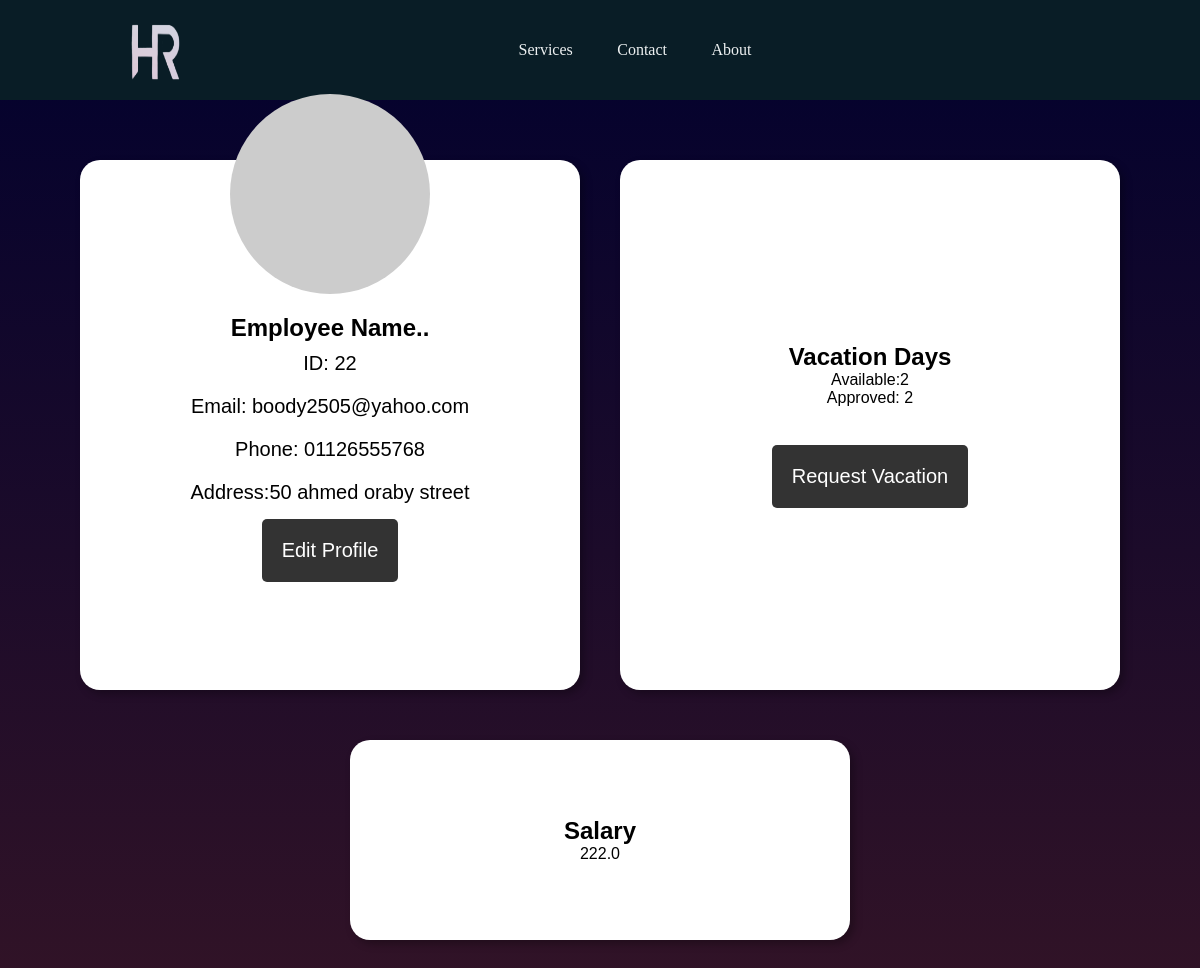
The app's page /profile/11/, older data.
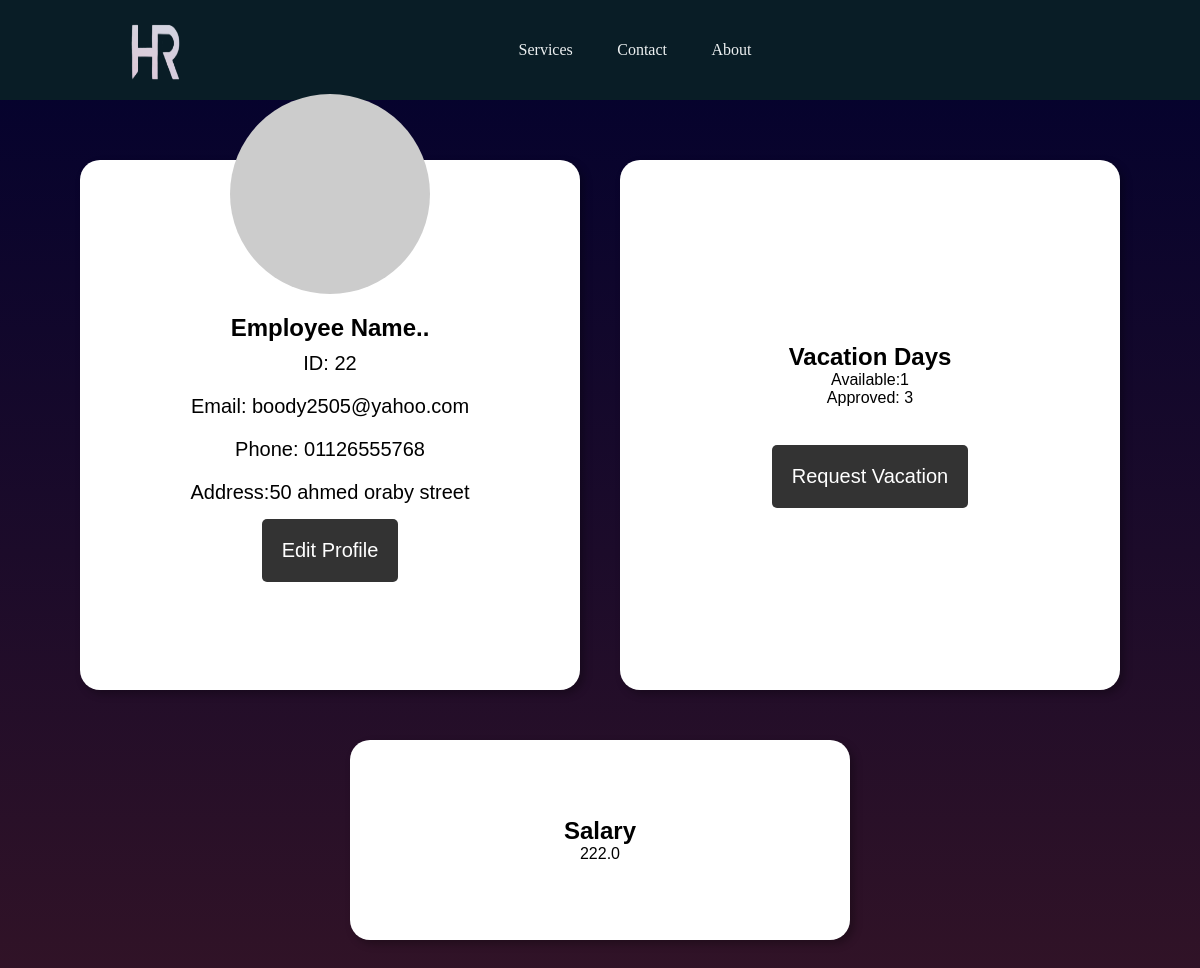
The same page, newer data.
### HR/models.py (models this page shows, shortened)
class Employee(models.Model)  :
    email       =models.EmailField(verbose_name="email", max_length=50,unique=True)
    accId       =models.IntegerField(default=0,unique=True)
    Name    =models.CharField(max_length=20)
    address    =models.CharField(max_length=500,null=True)
    GENDER_CHOICES = (
        ('M', 'Male'),
        ('F', 'Female')
    )
    gender = models.CharField(max_length=1,null=True,choices=GENDER_CHOICES)
    salary      =models.FloatField(default=0,verbose_name="Salary")
    phone       =models.CharField(max_length=11, verbose_name="Phone_Number",null=True)
    Birth_date         =models.DateField(null=True)
    availableVac=models.IntegerField(default=0)
    approvedVac =models.IntegerField(default=0)

### HR/views.py (the view)
# urls.py: path("profile/<int:pk>/", profile_view.as_view(), name="profile"),
class profile_view(DetailView):
    template_name = "profile.html"
    model = Employee
    context_object_name = "employee"

### templates/profile.html (shortened to what this page needs)
{%extends 'base.html'%}
{%load static%}
	{%block content%}
	<head>
		<link rel="stylesheet" href="{%static 'css/profiles.css'%}">
		<link rel="stylesheet" href="{%static 'css/sideNavBar.css'%}">
		<link rel="stylesheet" href="/website Pages/Authentication pages/nav bar/navBarStyle.css">
		<link rel="stylesheet" href="https://cdnjs.cloudflare.com/ajax/libs/font-awesome/4.7.0/css/font-awesome.min.css">
		<link rel="stylesheet" href="https://cdnjs.cloudflare.com/ajax/libs/font-awesome/6.4.0/css/all.min.css"
 />
	</head>
	<body class="profile-body">
		<main class="profile-main">
			<section class="data">
				<img class="profile-picture" src="https://via.placeholder.com/200x200.png?text=Photo" alt="Employee Photo">
				<h2>Employee Name..</h2>
				<p class="data-item">ID: {{employee.accId}}</p>
				<p class="data-item">Email: {{employee.email}}</p>
				<p class="data-item">Phone: {{employee.phone}}</p>
				<p class="data-item">Address:{{employee.address}}</p>
				<form action="{%url 'updating' pk=employee.pk%}">
					<button class="edit-prof" >Edit Profile</button>
				</form>
			</section>
			<section class="vac-info">
				<h2>Vacation Days</h2>
				<p>Available:{{employee.availableVac}}</p>
				<p>Approved: {{employee.approvedVac}}</p><br>
				<form action ="{%url 'home'%}" >
				<button class="req-vac"	type="submit" >Request Vacation</button>
				</form>
			</section>
		</main>
		<main class="profile-main">
			<section class="salary">
				<h2>Salary</h2>
				<p>{{employee.salary}}</p>
			</section>
		</main>
	</body>
	{%endblock content%}

Row changes from the older to the newer data that the page shows:
changed Employee "boody2505@yahoo.com": availableVac "2" → "1"; approvedVac "2" → "3"
